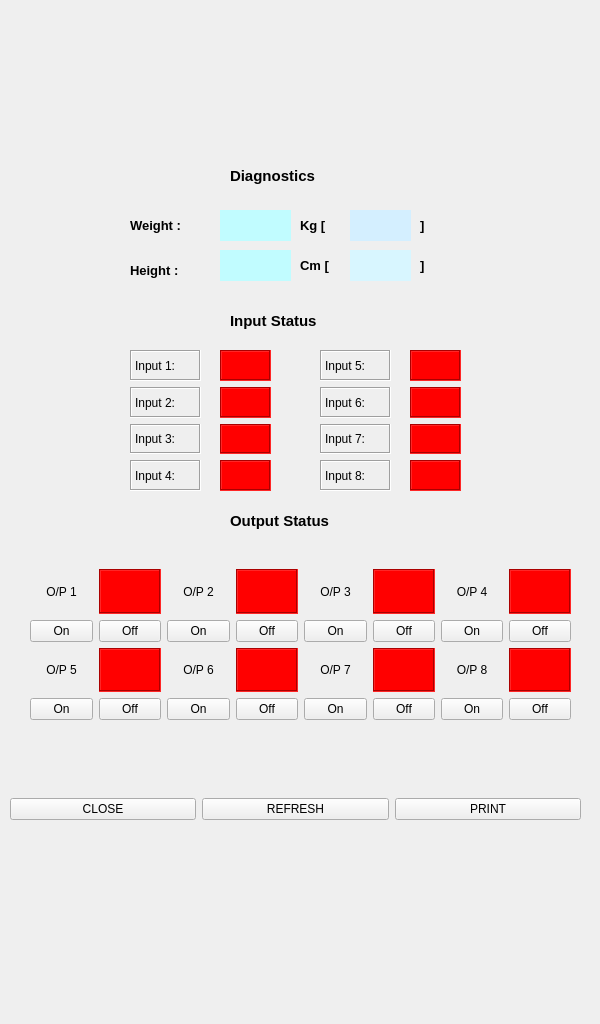
<?xml version="1.0" encoding="UTF-8"?>
<ui version="4.0">
 <class>MainWindow</class>
 <widget class="QMainWindow" name="MainWindow">
  <property name="geometry">
   <rect>
    <x>0</x>
    <y>0</y>
    <width>600</width>
    <height>1024</height>
   </rect>
  </property>
  <property name="windowTitle">
   <string>MainWindow</string>
  </property>
  <widget class="QWidget" name="centralwidget">
   <widget class="QLabel" name="label">
    <property name="geometry">
     <rect>
      <x>0</x>
      <y>0</y>
      <width>600</width>
      <height>1024</height>
     </rect>
    </property>
    <property name="text">
     <string/>
    </property>
    <property name="pixmap">
     <pixmap>../designs/screens/English/New.jpg</pixmap>
    </property>
    <property name="scaledContents">
     <bool>true</bool>
    </property>
   </widget>
   <widget class="QLabel" name="label_2">
    <property name="geometry">
     <rect>
      <x>230</x>
      <y>160</y>
      <width>111</width>
      <height>31</height>
     </rect>
    </property>
    <property name="font">
     <font>
      <pointsize>11</pointsize>
      <weight>75</weight>
      <bold>true</bold>
     </font>
    </property>
    <property name="text">
     <string>Diagnostics</string>
    </property>
   </widget>
   <widget class="QLabel" name="label_3">
    <property name="geometry">
     <rect>
      <x>130</x>
      <y>210</y>
      <width>81</width>
      <height>31</height>
     </rect>
    </property>
    <property name="font">
     <font>
      <pointsize>10</pointsize>
      <weight>75</weight>
      <bold>true</bold>
     </font>
    </property>
    <property name="text">
     <string>Weight :</string>
    </property>
   </widget>
   <widget class="QLabel" name="label_4">
    <property name="geometry">
     <rect>
      <x>220</x>
      <y>210</y>
      <width>71</width>
      <height>31</height>
     </rect>
    </property>
    <property name="styleSheet">
     <string notr="true">background-color: rgb(193, 252, 255);</string>
    </property>
    <property name="text">
     <string/>
    </property>
   </widget>
   <widget class="QLabel" name="label_5">
    <property name="geometry">
     <rect>
      <x>300</x>
      <y>210</y>
      <width>41</width>
      <height>31</height>
     </rect>
    </property>
    <property name="font">
     <font>
      <pointsize>10</pointsize>
      <weight>75</weight>
      <bold>true</bold>
     </font>
    </property>
    <property name="text">
     <string>Kg [</string>
    </property>
   </widget>
   <widget class="QLabel" name="label_6">
    <property name="geometry">
     <rect>
      <x>350</x>
      <y>210</y>
      <width>61</width>
      <height>31</height>
     </rect>
    </property>
    <property name="font">
     <font>
      <pointsize>10</pointsize>
      <weight>75</weight>
      <bold>true</bold>
     </font>
    </property>
    <property name="styleSheet">
     <string notr="true">background-color: rgb(212, 239, 255);</string>
    </property>
    <property name="text">
     <string/>
    </property>
   </widget>
   <widget class="QLabel" name="label_7">
    <property name="geometry">
     <rect>
      <x>420</x>
      <y>210</y>
      <width>16</width>
      <height>31</height>
     </rect>
    </property>
    <property name="font">
     <font>
      <pointsize>10</pointsize>
      <weight>75</weight>
      <bold>true</bold>
     </font>
    </property>
    <property name="text">
     <string>] </string>
    </property>
   </widget>
   <widget class="QLabel" name="label_8">
    <property name="geometry">
     <rect>
      <x>130</x>
      <y>260</y>
      <width>81</width>
      <height>21</height>
     </rect>
    </property>
    <property name="font">
     <font>
      <pointsize>10</pointsize>
      <weight>75</weight>
      <bold>true</bold>
     </font>
    </property>
    <property name="text">
     <string>Height :</string>
    </property>
   </widget>
   <widget class="QLabel" name="label_9">
    <property name="geometry">
     <rect>
      <x>220</x>
      <y>250</y>
      <width>71</width>
      <height>31</height>
     </rect>
    </property>
    <property name="styleSheet">
     <string notr="true">background-color: rgb(193, 252, 255);</string>
    </property>
    <property name="text">
     <string/>
    </property>
   </widget>
   <widget class="QLabel" name="label_10">
    <property name="geometry">
     <rect>
      <x>300</x>
      <y>250</y>
      <width>41</width>
      <height>31</height>
     </rect>
    </property>
    <property name="font">
     <font>
      <pointsize>10</pointsize>
      <weight>75</weight>
      <bold>true</bold>
     </font>
    </property>
    <property name="text">
     <string>Cm [</string>
    </property>
   </widget>
   <widget class="QLabel" name="label_11">
    <property name="geometry">
     <rect>
      <x>350</x>
      <y>250</y>
      <width>61</width>
      <height>31</height>
     </rect>
    </property>
    <property name="font">
     <font>
      <pointsize>10</pointsize>
      <weight>75</weight>
      <bold>true</bold>
     </font>
    </property>
    <property name="styleSheet">
     <string notr="true">background-color: rgb(216, 246, 255);</string>
    </property>
    <property name="text">
     <string/>
    </property>
   </widget>
   <widget class="QLabel" name="label_12">
    <property name="geometry">
     <rect>
      <x>420</x>
      <y>250</y>
      <width>16</width>
      <height>31</height>
     </rect>
    </property>
    <property name="font">
     <font>
      <pointsize>10</pointsize>
      <weight>75</weight>
      <bold>true</bold>
     </font>
    </property>
    <property name="text">
     <string>] </string>
    </property>
   </widget>
   <widget class="QLabel" name="label_13">
    <property name="geometry">
     <rect>
      <x>230</x>
      <y>310</y>
      <width>121</width>
      <height>21</height>
     </rect>
    </property>
    <property name="font">
     <font>
      <pointsize>11</pointsize>
      <weight>75</weight>
      <bold>true</bold>
     </font>
    </property>
    <property name="text">
     <string>Input Status</string>
    </property>
   </widget>
   <widget class="QWidget" name="verticalLayoutWidget">
    <property name="geometry">
     <rect>
      <x>220</x>
      <y>350</y>
      <width>51</width>
      <height>141</height>
     </rect>
    </property>
    <layout class="QVBoxLayout" name="verticalLayout">
     <item>
      <widget class="QLabel" name="ip1_lb">
       <property name="styleSheet">
        <string notr="true">background-color: red;</string>
       </property>
       <property name="frameShape">
        <enum>QFrame::Box</enum>
       </property>
       <property name="frameShadow">
        <enum>QFrame::Sunken</enum>
       </property>
       <property name="lineWidth">
        <number>1</number>
       </property>
       <property name="midLineWidth">
        <number>0</number>
       </property>
       <property name="text">
        <string/>
       </property>
      </widget>
     </item>
     <item>
      <widget class="QLabel" name="ip2_lb">
       <property name="styleSheet">
        <string notr="true">background-color: red;</string>
       </property>
       <property name="frameShape">
        <enum>QFrame::Box</enum>
       </property>
       <property name="frameShadow">
        <enum>QFrame::Sunken</enum>
       </property>
       <property name="lineWidth">
        <number>1</number>
       </property>
       <property name="midLineWidth">
        <number>0</number>
       </property>
       <property name="text">
        <string/>
       </property>
      </widget>
     </item>
     <item>
      <widget class="QLabel" name="ip3_lb">
       <property name="styleSheet">
        <string notr="true">background-color: red;</string>
       </property>
       <property name="frameShape">
        <enum>QFrame::Box</enum>
       </property>
       <property name="frameShadow">
        <enum>QFrame::Sunken</enum>
       </property>
       <property name="text">
        <string/>
       </property>
      </widget>
     </item>
     <item>
      <widget class="QLabel" name="ip4_lb">
       <property name="styleSheet">
        <string notr="true">background-color: red;</string>
       </property>
       <property name="frameShape">
        <enum>QFrame::Box</enum>
       </property>
       <property name="frameShadow">
        <enum>QFrame::Sunken</enum>
       </property>
       <property name="text">
        <string/>
       </property>
      </widget>
     </item>
    </layout>
   </widget>
   <widget class="QWidget" name="verticalLayoutWidget_3">
    <property name="geometry">
     <rect>
      <x>130</x>
      <y>350</y>
      <width>71</width>
      <height>141</height>
     </rect>
    </property>
    <layout class="QVBoxLayout" name="verticalLayout_3">
     <item>
      <widget class="QLabel" name="label_22">
       <property name="frameShape">
        <enum>QFrame::Box</enum>
       </property>
       <property name="frameShadow">
        <enum>QFrame::Sunken</enum>
       </property>
       <property name="text">
        <string>Input 1:</string>
       </property>
      </widget>
     </item>
     <item>
      <widget class="QLabel" name="label_23">
       <property name="frameShape">
        <enum>QFrame::Box</enum>
       </property>
       <property name="frameShadow">
        <enum>QFrame::Sunken</enum>
       </property>
       <property name="text">
        <string>Input 2:</string>
       </property>
      </widget>
     </item>
     <item>
      <widget class="QLabel" name="label_24">
       <property name="frameShape">
        <enum>QFrame::Box</enum>
       </property>
       <property name="frameShadow">
        <enum>QFrame::Sunken</enum>
       </property>
       <property name="text">
        <string>Input 3:</string>
       </property>
      </widget>
     </item>
     <item>
      <widget class="QLabel" name="label_25">
       <property name="frameShape">
        <enum>QFrame::Box</enum>
       </property>
       <property name="frameShadow">
        <enum>QFrame::Sunken</enum>
       </property>
       <property name="text">
        <string>Input 4:</string>
       </property>
      </widget>
     </item>
    </layout>
   </widget>
   <widget class="QWidget" name="verticalLayoutWidget_4">
    <property name="geometry">
     <rect>
      <x>320</x>
      <y>350</y>
      <width>71</width>
      <height>141</height>
     </rect>
    </property>
    <layout class="QVBoxLayout" name="verticalLayout_4">
     <item>
      <widget class="QLabel" name="label_26">
       <property name="frameShape">
        <enum>QFrame::Box</enum>
       </property>
       <property name="frameShadow">
        <enum>QFrame::Sunken</enum>
       </property>
       <property name="text">
        <string>Input 5:</string>
       </property>
      </widget>
     </item>
     <item>
      <widget class="QLabel" name="label_27">
       <property name="frameShape">
        <enum>QFrame::Box</enum>
       </property>
       <property name="frameShadow">
        <enum>QFrame::Sunken</enum>
       </property>
       <property name="text">
        <string>Input 6:</string>
       </property>
      </widget>
     </item>
     <item>
      <widget class="QLabel" name="label_28">
       <property name="frameShape">
        <enum>QFrame::Box</enum>
       </property>
       <property name="frameShadow">
        <enum>QFrame::Sunken</enum>
       </property>
       <property name="text">
        <string>Input 7:</string>
       </property>
      </widget>
     </item>
     <item>
      <widget class="QLabel" name="label_29">
       <property name="frameShape">
        <enum>QFrame::Box</enum>
       </property>
       <property name="frameShadow">
        <enum>QFrame::Sunken</enum>
       </property>
       <property name="text">
        <string>Input 8:</string>
       </property>
      </widget>
     </item>
    </layout>
   </widget>
   <widget class="QLabel" name="label_30">
    <property name="geometry">
     <rect>
      <x>230</x>
      <y>510</y>
      <width>131</width>
      <height>21</height>
     </rect>
    </property>
    <property name="font">
     <font>
      <pointsize>11</pointsize>
      <weight>75</weight>
      <bold>true</bold>
     </font>
    </property>
    <property name="text">
     <string>Output Status</string>
    </property>
   </widget>
   <widget class="QWidget" name="verticalLayoutWidget_2">
    <property name="geometry">
     <rect>
      <x>410</x>
      <y>350</y>
      <width>51</width>
      <height>141</height>
     </rect>
    </property>
    <layout class="QVBoxLayout" name="verticalLayout_5">
     <item>
      <widget class="QLabel" name="ip5_lb">
       <property name="styleSheet">
        <string notr="true">background-color: red;</string>
       </property>
       <property name="frameShape">
        <enum>QFrame::Box</enum>
       </property>
       <property name="frameShadow">
        <enum>QFrame::Sunken</enum>
       </property>
       <property name="lineWidth">
        <number>1</number>
       </property>
       <property name="midLineWidth">
        <number>0</number>
       </property>
       <property name="text">
        <string/>
       </property>
      </widget>
     </item>
     <item>
      <widget class="QLabel" name="ip6_lb">
       <property name="styleSheet">
        <string notr="true">background-color: red;</string>
       </property>
       <property name="frameShape">
        <enum>QFrame::Box</enum>
       </property>
       <property name="frameShadow">
        <enum>QFrame::Sunken</enum>
       </property>
       <property name="lineWidth">
        <number>1</number>
       </property>
       <property name="midLineWidth">
        <number>0</number>
       </property>
       <property name="text">
        <string/>
       </property>
      </widget>
     </item>
     <item>
      <widget class="QLabel" name="ip7_lb">
       <property name="styleSheet">
        <string notr="true">background-color: red;</string>
       </property>
       <property name="frameShape">
        <enum>QFrame::Box</enum>
       </property>
       <property name="frameShadow">
        <enum>QFrame::Sunken</enum>
       </property>
       <property name="text">
        <string/>
       </property>
      </widget>
     </item>
     <item>
      <widget class="QLabel" name="ip8_lb">
       <property name="styleSheet">
        <string notr="true">background-color: red;</string>
       </property>
       <property name="frameShape">
        <enum>QFrame::Box</enum>
       </property>
       <property name="frameShadow">
        <enum>QFrame::Sunken</enum>
       </property>
       <property name="text">
        <string/>
       </property>
      </widget>
     </item>
    </layout>
   </widget>
   <widget class="QWidget" name="horizontalLayoutWidget">
    <property name="geometry">
     <rect>
      <x>10</x>
      <y>749</y>
      <width>571</width>
      <height>121</height>
     </rect>
    </property>
    <layout class="QHBoxLayout" name="horizontalLayout_2">
     <item>
      <widget class="QPushButton" name="Close_bt">
       <property name="text">
        <string>CLOSE</string>
       </property>
      </widget>
     </item>
     <item>
      <widget class="QPushButton" name="Refresh_bt">
       <property name="text">
        <string>REFRESH</string>
       </property>
      </widget>
     </item>
     <item>
      <widget class="QPushButton" name="Print_bt">
       <property name="text">
        <string>PRINT</string>
       </property>
      </widget>
     </item>
    </layout>
   </widget>
   <widget class="QWidget" name="gridLayoutWidget_9">
    <property name="geometry">
     <rect>
      <x>30</x>
      <y>569</y>
      <width>541</width>
      <height>151</height>
     </rect>
    </property>
    <layout class="QGridLayout" name="gridLayout_10">
     <item row="1" column="1">
      <layout class="QGridLayout" name="gridLayout_7">
       <item row="0" column="0">
        <widget class="QLabel" name="label_46">
         <property name="text">
          <string>O/P 6</string>
         </property>
         <property name="alignment">
          <set>Qt::AlignCenter</set>
         </property>
        </widget>
       </item>
       <item row="1" column="1">
        <widget class="QPushButton" name="op6_offbt">
         <property name="text">
          <string>Off</string>
         </property>
        </widget>
       </item>
       <item row="1" column="0">
        <widget class="QPushButton" name="op6_onbt">
         <property name="text">
          <string>On</string>
         </property>
        </widget>
       </item>
       <item row="0" column="1">
        <widget class="QLabel" name="op6_lb">
         <property name="styleSheet">
          <string notr="true">background-color: red;</string>
         </property>
         <property name="frameShape">
          <enum>QFrame::Box</enum>
         </property>
         <property name="frameShadow">
          <enum>QFrame::Sunken</enum>
         </property>
         <property name="text">
          <string/>
         </property>
        </widget>
       </item>
      </layout>
     </item>
     <item row="0" column="2">
      <layout class="QGridLayout" name="gridLayout_4">
       <item row="1" column="0">
        <widget class="QPushButton" name="op3_onbt">
         <property name="text">
          <string>On</string>
         </property>
        </widget>
       </item>
       <item row="0" column="0">
        <widget class="QLabel" name="label_40">
         <property name="text">
          <string>O/P 3</string>
         </property>
         <property name="alignment">
          <set>Qt::AlignCenter</set>
         </property>
        </widget>
       </item>
       <item row="0" column="1">
        <widget class="QLabel" name="op3_lb">
         <property name="styleSheet">
          <string notr="true">background-color: red;</string>
         </property>
         <property name="frameShape">
          <enum>QFrame::Box</enum>
         </property>
         <property name="frameShadow">
          <enum>QFrame::Sunken</enum>
         </property>
         <property name="text">
          <string/>
         </property>
        </widget>
       </item>
       <item row="1" column="1">
        <widget class="QPushButton" name="op3_offbt">
         <property name="text">
          <string>Off</string>
         </property>
        </widget>
       </item>
      </layout>
     </item>
     <item row="1" column="2">
      <layout class="QGridLayout" name="gridLayout_8">
       <item row="1" column="0">
        <widget class="QPushButton" name="op7_onbt">
         <property name="text">
          <string>On</string>
         </property>
        </widget>
       </item>
       <item row="1" column="1">
        <widget class="QPushButton" name="op7_offbt">
         <property name="text">
          <string>Off</string>
         </property>
        </widget>
       </item>
       <item row="0" column="0">
        <widget class="QLabel" name="label_48">
         <property name="text">
          <string>O/P 7</string>
         </property>
         <property name="alignment">
          <set>Qt::AlignCenter</set>
         </property>
        </widget>
       </item>
       <item row="0" column="1">
        <widget class="QLabel" name="op7_lb">
         <property name="styleSheet">
          <string notr="true">background-color: red;</string>
         </property>
         <property name="frameShape">
          <enum>QFrame::Box</enum>
         </property>
         <property name="frameShadow">
          <enum>QFrame::Sunken</enum>
         </property>
         <property name="text">
          <string/>
         </property>
        </widget>
       </item>
      </layout>
     </item>
     <item row="0" column="0">
      <layout class="QGridLayout" name="gridLayout">
       <item row="0" column="1">
        <widget class="QLabel" name="op1_lb">
         <property name="styleSheet">
          <string notr="true">background-color: red;</string>
         </property>
         <property name="frameShape">
          <enum>QFrame::Box</enum>
         </property>
         <property name="frameShadow">
          <enum>QFrame::Sunken</enum>
         </property>
         <property name="text">
          <string/>
         </property>
        </widget>
       </item>
       <item row="0" column="0">
        <widget class="QLabel" name="label_31">
         <property name="text">
          <string>O/P 1</string>
         </property>
         <property name="alignment">
          <set>Qt::AlignCenter</set>
         </property>
        </widget>
       </item>
       <item row="1" column="1">
        <widget class="QPushButton" name="op1_offbt">
         <property name="text">
          <string>Off</string>
         </property>
        </widget>
       </item>
       <item row="1" column="0">
        <widget class="QPushButton" name="op1_onbt">
         <property name="text">
          <string>On</string>
         </property>
        </widget>
       </item>
      </layout>
     </item>
     <item row="1" column="0">
      <layout class="QGridLayout" name="gridLayout_6">
       <item row="1" column="0">
        <widget class="QPushButton" name="op5_onbt">
         <property name="text">
          <string>On</string>
         </property>
        </widget>
       </item>
       <item row="1" column="1">
        <widget class="QPushButton" name="op5_offbt">
         <property name="text">
          <string>Off</string>
         </property>
        </widget>
       </item>
       <item row="0" column="1">
        <widget class="QLabel" name="op5_lb">
         <property name="styleSheet">
          <string notr="true">background-color: red;</string>
         </property>
         <property name="frameShape">
          <enum>QFrame::Box</enum>
         </property>
         <property name="frameShadow">
          <enum>QFrame::Sunken</enum>
         </property>
         <property name="text">
          <string/>
         </property>
        </widget>
       </item>
       <item row="0" column="0">
        <widget class="QLabel" name="label_44">
         <property name="text">
          <string>O/P 5</string>
         </property>
         <property name="alignment">
          <set>Qt::AlignCenter</set>
         </property>
        </widget>
       </item>
      </layout>
     </item>
     <item row="0" column="1">
      <layout class="QGridLayout" name="gridLayout_3">
       <item row="1" column="1">
        <widget class="QPushButton" name="op2_offbt">
         <property name="text">
          <string>Off</string>
         </property>
        </widget>
       </item>
       <item row="0" column="0">
        <widget class="QLabel" name="label_38">
         <property name="text">
          <string>O/P 2</string>
         </property>
         <property name="alignment">
          <set>Qt::AlignCenter</set>
         </property>
        </widget>
       </item>
       <item row="1" column="0">
        <widget class="QPushButton" name="op2_onbt">
         <property name="text">
          <string>On</string>
         </property>
        </widget>
       </item>
       <item row="0" column="1">
        <widget class="QLabel" name="op2_lb">
         <property name="styleSheet">
          <string notr="true">background-color: red;</string>
         </property>
         <property name="frameShape">
          <enum>QFrame::Box</enum>
         </property>
         <property name="frameShadow">
          <enum>QFrame::Sunken</enum>
         </property>
         <property name="text">
          <string/>
         </property>
        </widget>
       </item>
      </layout>
     </item>
     <item row="1" column="3">
      <layout class="QGridLayout" name="gridLayout_9">
       <item row="1" column="0">
        <widget class="QPushButton" name="op8_onbt">
         <property name="text">
          <string>On</string>
         </property>
        </widget>
       </item>
       <item row="1" column="1">
        <widget class="QPushButton" name="op8_offbt">
         <property name="text">
          <string>Off</string>
         </property>
        </widget>
       </item>
       <item row="0" column="0">
        <widget class="QLabel" name="label_50">
         <property name="text">
          <string>O/P 8</string>
         </property>
         <property name="alignment">
          <set>Qt::AlignCenter</set>
         </property>
        </widget>
       </item>
       <item row="0" column="1">
        <widget class="QLabel" name="op8_lb">
         <property name="styleSheet">
          <string notr="true">background-color: red;</string>
         </property>
         <property name="frameShape">
          <enum>QFrame::Box</enum>
         </property>
         <property name="frameShadow">
          <enum>QFrame::Sunken</enum>
         </property>
         <property name="text">
          <string/>
         </property>
        </widget>
       </item>
      </layout>
     </item>
     <item row="0" column="3">
      <layout class="QGridLayout" name="gridLayout_5">
       <item row="1" column="0">
        <widget class="QPushButton" name="op4_onbt">
         <property name="text">
          <string>On</string>
         </property>
        </widget>
       </item>
       <item row="1" column="1">
        <widget class="QPushButton" name="op4_offbt">
         <property name="text">
          <string>Off</string>
         </property>
        </widget>
       </item>
       <item row="0" column="0">
        <widget class="QLabel" name="label_42">
         <property name="text">
          <string>O/P 4</string>
         </property>
         <property name="alignment">
          <set>Qt::AlignCenter</set>
         </property>
        </widget>
       </item>
       <item row="0" column="1">
        <widget class="QLabel" name="op4_lb">
         <property name="styleSheet">
          <string notr="true">background-color: red;</string>
         </property>
         <property name="frameShape">
          <enum>QFrame::Box</enum>
         </property>
         <property name="frameShadow">
          <enum>QFrame::Sunken</enum>
         </property>
         <property name="text">
          <string/>
         </property>
        </widget>
       </item>
      </layout>
     </item>
    </layout>
   </widget>
  </widget>
 </widget>
 <resources/>
 <connections/>
</ui>
